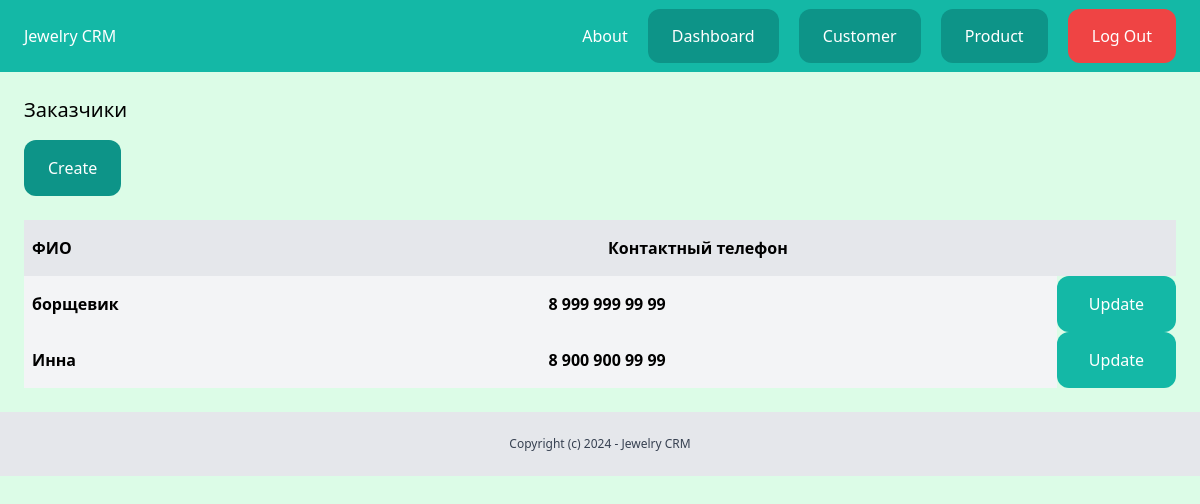
Page /dashboard/customer/ (signed in) on the earlier database version.
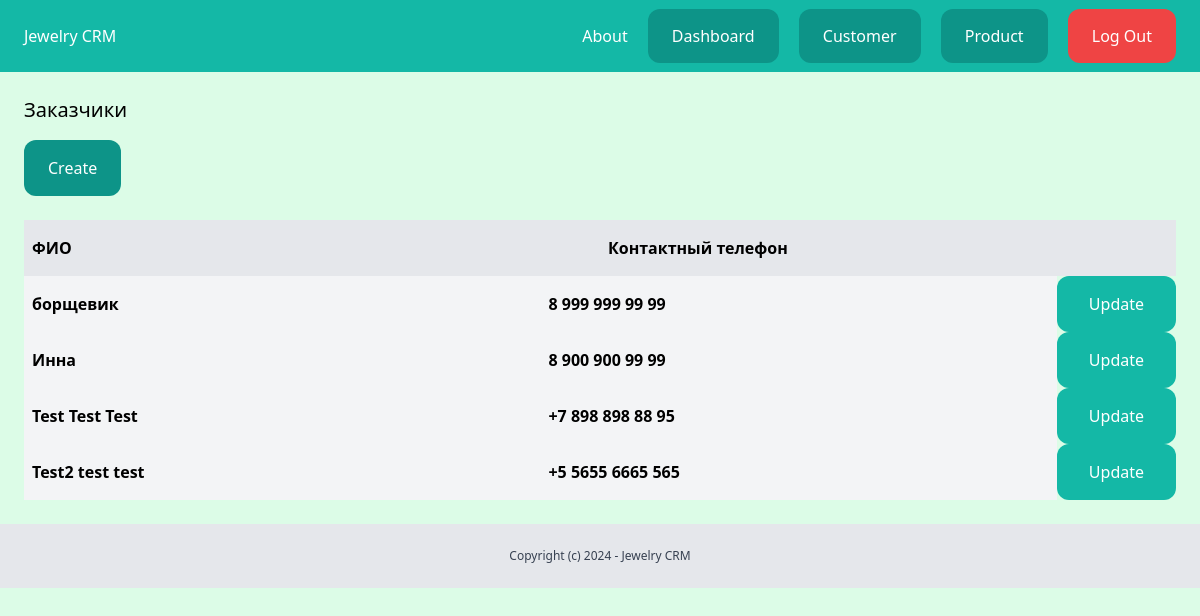
Same page on the later database version.
### customer/models.py (models this page shows, shortened)
class Customer(models.Model):
    name = models.CharField(max_length=200)
    phone_number = models.CharField(max_length=30)
    comment = models.TextField()

### customer/views.py (the view)
# urls.py: path('', customer_list,name='customer_list'),
@login_required
def customer_list(request):
    customers = Customer.objects.all()
    return render(request, 'customer/customer_list.html',{'customers':customers})

### templates/customer/customer_list.html (shortened to what this page needs)
{% extends 'crm_project/base.html'%}
{%block content%}
    <div class="py-6 px-6">
        <h1 class=" mb-4 text-xl">Заказчики</h1>
        <a href="{% url 'customer_add' %}" class=" inline-block py-4 px-6 bg-teal-600 rounded-xl text-white">Create</a>
        <div class=" mt-6 flex justify-between">
            <p class="py-4 px-2 bg-gray-200 font-semibold w-full">ФИО</p>
            <p class="py-4 px-2 bg-gray-200 font-semibold w-full">Контактный телефон</p>
        </div>
        {% for customer in customers %}
            <div class="flex justify-between">
                <p class="py-4 px-2 font-semibold w-full bg-gray-100">
                    <a href="{% url 'customer_detail' customer.id%}">{{customer.name}}</a>
                </p>
                <p class="py-4 px-2 font-semibold w-full bg-gray-100">{{customer.phone_number}}</p>
                <form method="post" action="{% url 'customer_update' customer.id%}">
                    <button class="py-4 px-8 bg-teal-500 text-white rounded-xl" type="submit">Update</button>
                </form>
            </div>
        {%endfor%}
    </div>
{% endblock %}

Differences in the rows shown:
added Customer: name "Test Test Test", phone_number "+7 898 898 88 95"
added Customer: name "Test2 test test", phone_number "+5 5655 6665 565"
